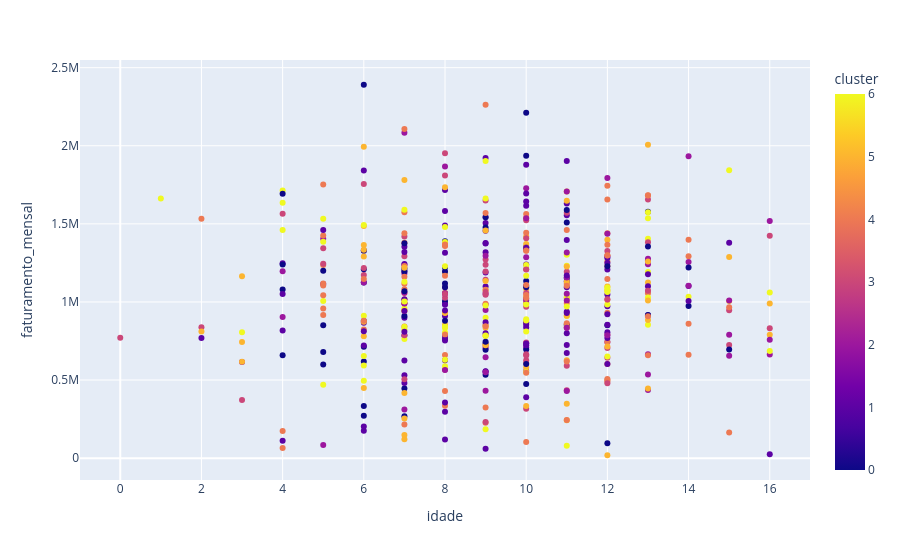

Here is the notebook cell this chart was saved with:
### Markdown cell above
### Cluster: Faturamento x Idade
Não há um impacto do cluster de forma clara nessa relação.

### Code cell
px.scatter(
  data_frame=df_clientes,
  x='idade',
  y='faturamento_mensal',
  color='cluster'
)

### Figure 1 — Plotly figure (JSON) as saved in the notebook; plotly's stock layout.template omitted (floating-point values rounded to 4 significant figures; data arrays with more than 128 entries replaced by an {"elided": "..."} marker saying what was removed)
{"data": [{"hovertemplate": "idade=%{x}<br>faturamento_mensal=%{y}<br>cluster=%{marker.color}<extra></extra>", "legendgroup": "", "marker": {"color": {"elided": "500 int values"}, "coloraxis": "coloraxis", "symbol": "circle"}, "mode": "markers", "name": "", "orientation": "v", "showlegend": false, "type": "scatter", "x": {"elided": "500 int values"}, "xaxis": "x", "y": {"elided": "500 float values"}, "yaxis": "y"}], "layout": {"coloraxis": {"colorbar": {"title": {"text": "cluster"}}, "colorscale": [[0, "#0d0887"], [0.1111, "#46039f"], [0.2222, "#7201a8"], [0.3333, "#9c179e"], [0.4444, "#bd3786"], [0.5556, "#d8576b"], [0.6667, "#ed7953"], [0.7778, "#fb9f3a"], [0.8889, "#fdca26"], [1, "#f0f921"]]}, "legend": {"tracegroupgap": 0}, "margin": {"t": 60}, "xaxis": {"anchor": "y", "domain": [0, 1], "title": {"text": "idade"}}, "yaxis": {"anchor": "x", "domain": [0, 1], "title": {"text": "faturamento_mensal"}}}}
